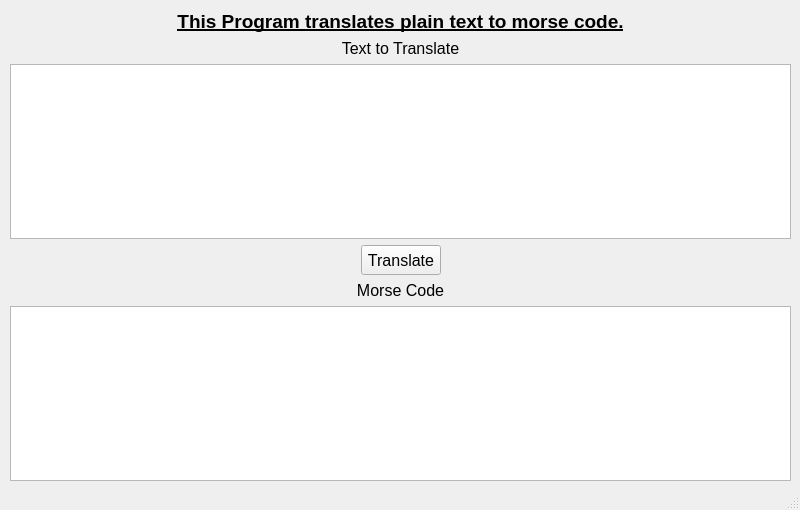
<?xml version="1.0" encoding="UTF-8"?>
<ui version="4.0">
 <class>MainWindow</class>
 <widget class="QMainWindow" name="MainWindow">
  <property name="geometry">
   <rect>
    <x>0</x>
    <y>0</y>
    <width>800</width>
    <height>510</height>
   </rect>
  </property>
  <property name="windowTitle">
   <string>Morse Code Translator</string>
  </property>
  <widget class="QWidget" name="centralwidget">
   <widget class="QWidget" name="verticalLayoutWidget">
    <property name="geometry">
     <rect>
      <x>10</x>
      <y>10</y>
      <width>781</width>
      <height>471</height>
     </rect>
    </property>
    <layout class="QVBoxLayout" name="verticalLayout_2">
     <item>
      <widget class="QLabel" name="label">
       <property name="font">
        <font>
         <pointsize>14</pointsize>
         <weight>75</weight>
         <bold>true</bold>
         <underline>true</underline>
        </font>
       </property>
       <property name="text">
        <string>This Program translates plain text to morse code.</string>
       </property>
       <property name="alignment">
        <set>Qt::AlignCenter</set>
       </property>
      </widget>
     </item>
     <item>
      <widget class="QLabel" name="label_3">
       <property name="font">
        <font>
         <pointsize>12</pointsize>
        </font>
       </property>
       <property name="text">
        <string>Text to Translate</string>
       </property>
       <property name="alignment">
        <set>Qt::AlignCenter</set>
       </property>
      </widget>
     </item>
     <item>
      <widget class="QTextBrowser" name="textInput">
       <property name="font">
        <font>
         <pointsize>10</pointsize>
        </font>
       </property>
       <property name="readOnly">
        <bool>false</bool>
       </property>
      </widget>
     </item>
     <item>
      <layout class="QHBoxLayout" name="horizontalLayout_2">
       <item>
        <spacer name="horizontalSpacer">
         <property name="orientation">
          <enum>Qt::Horizontal</enum>
         </property>
         <property name="sizeHint" stdset="0">
          <size>
           <width>40</width>
           <height>20</height>
          </size>
         </property>
        </spacer>
       </item>
       <item>
        <widget class="QPushButton" name="translateButton">
         <property name="minimumSize">
          <size>
           <width>30</width>
           <height>30</height>
          </size>
         </property>
         <property name="maximumSize">
          <size>
           <width>100</width>
           <height>100</height>
          </size>
         </property>
         <property name="font">
          <font>
           <pointsize>12</pointsize>
          </font>
         </property>
         <property name="text">
          <string>Translate</string>
         </property>
        </widget>
       </item>
       <item>
        <spacer name="horizontalSpacer_2">
         <property name="orientation">
          <enum>Qt::Horizontal</enum>
         </property>
         <property name="sizeHint" stdset="0">
          <size>
           <width>40</width>
           <height>20</height>
          </size>
         </property>
        </spacer>
       </item>
      </layout>
     </item>
     <item>
      <widget class="QLabel" name="label_2">
       <property name="font">
        <font>
         <pointsize>12</pointsize>
        </font>
       </property>
       <property name="text">
        <string>Morse Code</string>
       </property>
       <property name="alignment">
        <set>Qt::AlignCenter</set>
       </property>
       <property name="wordWrap">
        <bool>true</bool>
       </property>
      </widget>
     </item>
     <item>
      <widget class="QTextBrowser" name="textOutput">
       <property name="font">
        <font>
         <pointsize>10</pointsize>
        </font>
       </property>
      </widget>
     </item>
    </layout>
   </widget>
  </widget>
  <widget class="QStatusBar" name="statusbar"/>
 </widget>
 <resources/>
 <connections/>
</ui>
